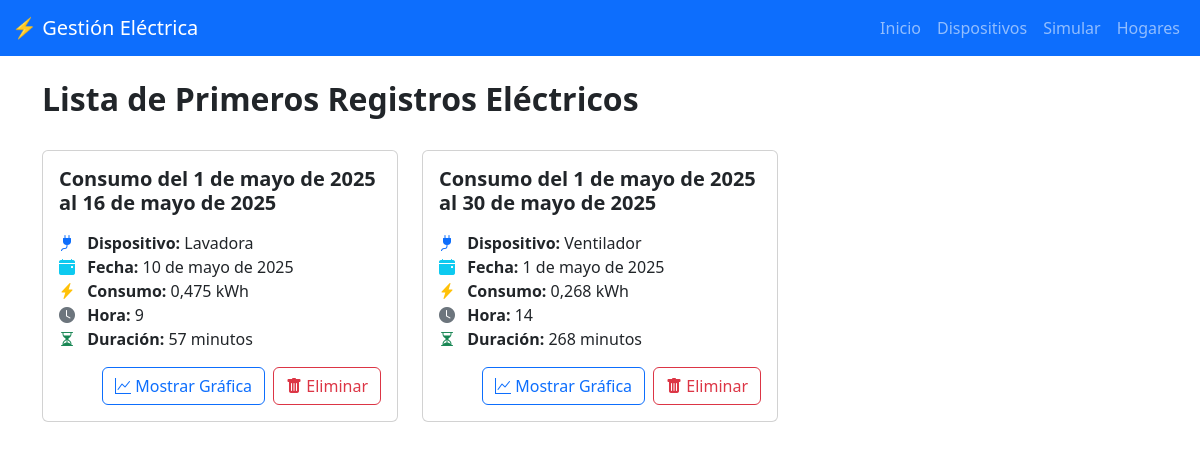
/consumo/listar_consumos/ (signed in), run on an earlier commit of the app's database.
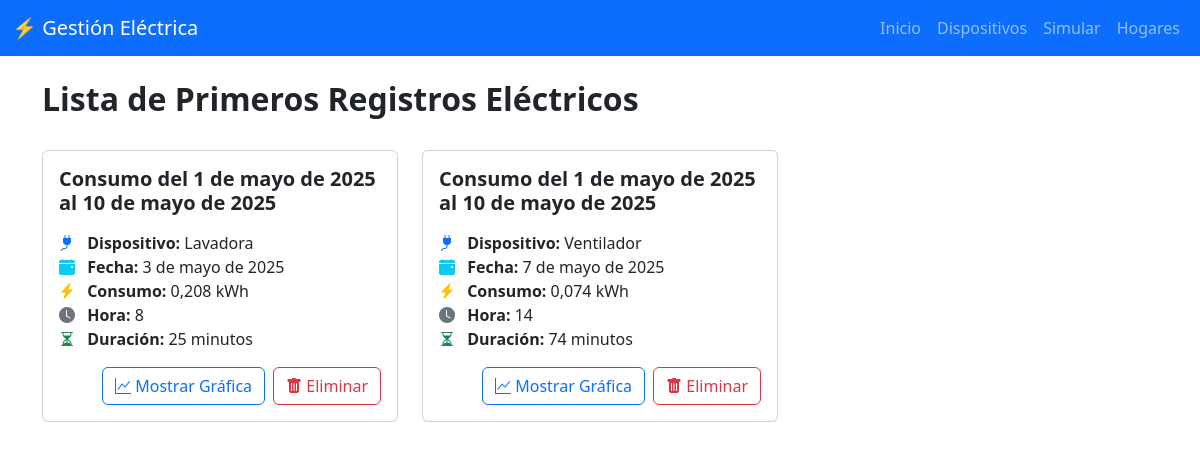
And on a later commit of the database.
### simulador_energias/models.py (models this page shows, shortened)
class Consumo(models.Model):
    id = models.UUIDField(primary_key=True, default=uuid.uuid4, editable=False)
    usuario = models.ForeignKey(Usuario, on_delete=models.CASCADE, related_name='consumos', null=True, blank=True)
    fecha_inicio = models.DateField()
    fecha_fin = models.DateField()

class RegistroConsumo(models.Model):
    id = models.UUIDField(primary_key=True, default=uuid.uuid4, editable=False)
    consumo = models.ForeignKey(Consumo, on_delete=models.CASCADE, related_name="registros")
    dispositivo = models.CharField(max_length=50)
    fecha = models.DateField()
    consumo_electrico = models.FloatField()
    hora = models.IntegerField()
    duracion = models.IntegerField()
    registro_id = models.UUIDField(default=uuid.uuid4, editable=False)

### simulador_energias/views.py (the view)
# urls.py: path("consumo/listar_consumos/", views_simulador.listar_consumos, name="listar_consumos"),
@login_required
def listar_consumos(request):
    consumos = Consumo.objects.filter(usuario=request.user).order_by('-fecha_inicio')
    alerta_modal = request.session.pop('alerta_modal', None)  # <- Recuperamos solo una vez
    return render(request, 'lista_consumos.html', {
        'consumos': consumos,
        'alerta_modal': alerta_modal
    })

### simulador_energias/templates/lista_consumos.html (shortened to what this page needs)
{% extends 'base.html' %}
{% block content %}
<link href="https://cdn.jsdelivr.net/npm/bootstrap-icons@1.10.5/font/bootstrap-icons.css" rel="stylesheet">
<div class="d-flex justify-content-between align-items-center mb-4">
    <h2 class="fw-bold">Lista de Primeros Registros Eléctricos</h2>
</div>
<div class="row row-cols-1 row-cols-md-2 row-cols-lg-3 g-4">
    {% for consumo in consumos %}
    <div class="col">
        <div class="card card-hover h-100">
            <div class="card-body">
                <h5 class="card-title fw-bold">
                    Consumo del {{ consumo.fecha_inicio }} al {{ consumo.fecha_fin }}
                </h5>
                <p class="card-text">
                    <ul class="list-unstyled">
                        {% with primer_registro=consumo.registros.first %}
                            {% if primer_registro %}
                                <li class="mb-2">
                                    <i class="bi bi-plug-fill text-primary me-2"></i>
                                    <strong>Dispositivo:</strong> {{ primer_registro.dispositivo }}<br>
                                    <i class="bi bi-calendar-event-fill text-info me-2"></i>
                                    <strong>Fecha:</strong> {{ primer_registro.fecha }}<br>
                                    <i class="bi bi-lightning-charge-fill text-warning me-2"></i>
                                    <strong>Consumo:</strong> {{ primer_registro.consumo_electrico }} kWh<br>
                                    <i class="bi bi-clock-fill text-secondary me-2"></i>
                                    <strong>Hora:</strong> {{ primer_registro.hora }}<br>
                                    <i class="bi bi-hourglass-split text-success me-2"></i>
                                    <strong>Duración:</strong> {{ primer_registro.duracion }} minutos
                                </li>
                            {% else %}
                                <li>No hay registros para este consumo</li>
                            {% endif %}
                        {% endwith %}
                    </ul>
                </p>
                <div class="d-flex justify-content-end mt-3">
                    {% with primer_registro=consumo.registros.first %}
                        {% if primer_registro %}
                            <a href="{% url 'grafico_consumo' registro_id=primer_registro.registro_id %}" class="btn btn-outline-primary me-2">
                                <i class="bi bi-graph-up"></i> Mostrar Gráfica
                            </a>
                        {% endif %}
                    {% endwith %}
                    <form method="post" action="{% url 'eliminar_consumo' consumo_id=consumo.id %}" class="d-inline">
                        <button type="submit" class="btn btn-outline-danger" onclick="return confirm('¿Estás seguro de que deseas eliminar este consumo?')">
                            <i class="bi bi-trash-fill"></i> Eliminar
                        </button>
                    </form>
                </div>
            </div>
        </div>
    </div>
    {% endfor %}
</div>
{% endblock %}

What changed in the data, as far as the page shows it:
removed Consumo: fecha_inicio "1 de mayo de 2025", fecha_fin "16 de mayo de 2025", registros.first.dispositivo "Lavadora", registros.first.fecha "10 de mayo de 2025", registros.first.consumo_electrico "0,475", registros.first.hora "9", registros.first.duracion "57"
removed Consumo: fecha_inicio "1 de mayo de 2025", fecha_fin "30 de mayo de 2025", registros.first.dispositivo "Ventilador", registros.first.fecha "1 de mayo de 2025", registros.first.consumo_electrico "0,268", registros.first.hora "14", registros.first.duracion "268"
added Consumo: fecha_inicio "1 de mayo de 2025", fecha_fin "10 de mayo de 2025", registros.first.dispositivo "Lavadora", registros.first.fecha "3 de mayo de 2025", registros.first.consumo_electrico "0,208", registros.first.hora "8", registros.first.duracion "25"
added Consumo: fecha_inicio "1 de mayo de 2025", fecha_fin "10 de mayo de 2025", registros.first.dispositivo "Ventilador", registros.first.fecha "7 de mayo de 2025", registros.first.consumo_electrico "0,074", registros.first.hora "14", registros.first.duracion "74"
